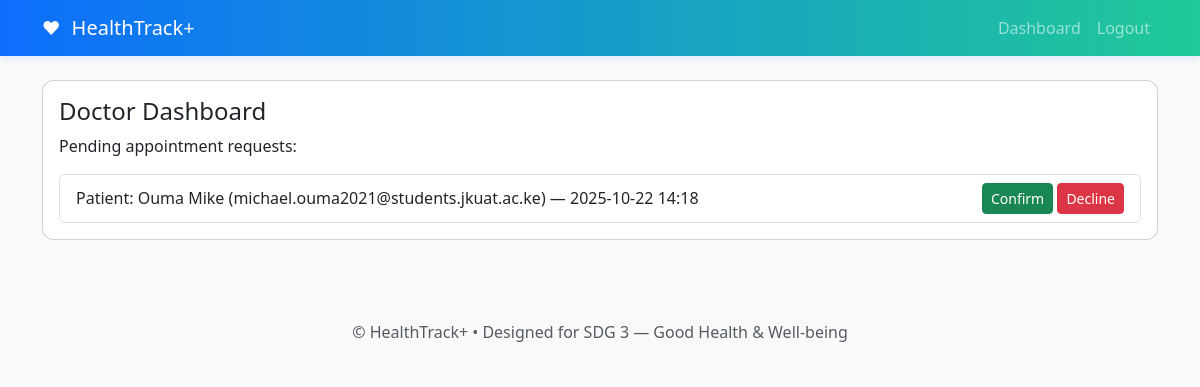
The page /dashboard (signed in) on the database as committed earlier.
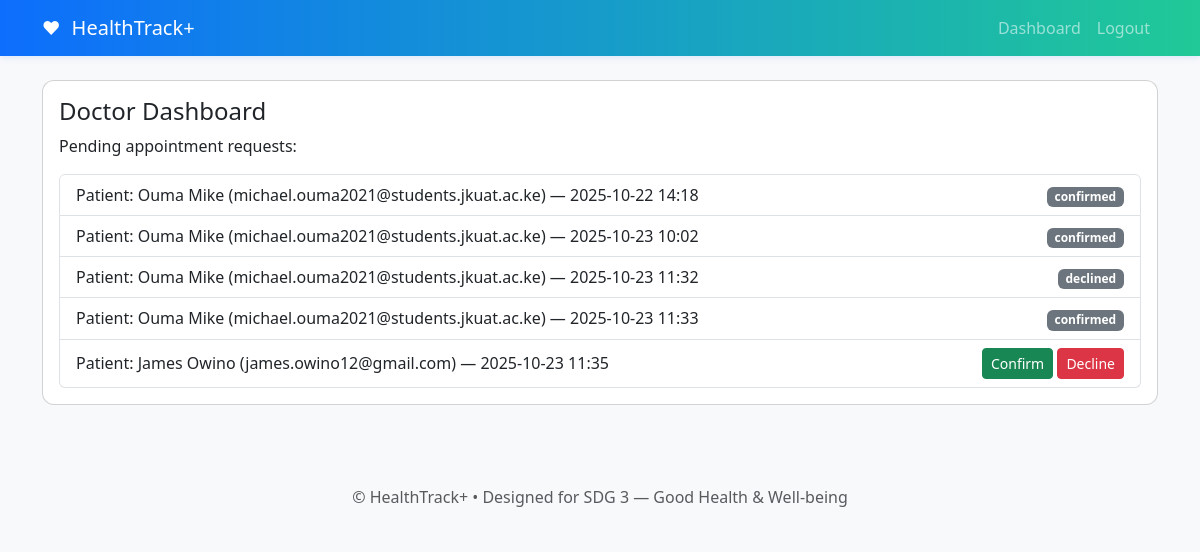
The same page on the database as committed later.
### models.py (models this page shows)
class Appointment(db.Model):
    __tablename__ = "appointments"
    id = db.Column(db.Integer, primary_key=True)
    patient_id = db.Column(db.Integer, db.ForeignKey("users.id"))
    doctor_id = db.Column(db.Integer, db.ForeignKey("users.id"), nullable=True)
    date = db.Column(db.Date)
    time = db.Column(db.String(20))
    status = db.Column(db.String(20), default="pending")  # pending, confirmed, completed
    created_at = db.Column(db.DateTime, default=datetime.utcnow)
    patient = db.relationship("User", foreign_keys=[patient_id])
    doctor = db.relationship("User", foreign_keys=[doctor_id])

class User(UserMixin, db.Model):
    __tablename__ = "users"
    id = db.Column(db.Integer, primary_key=True)
    name = db.Column(db.String(150))
    email = db.Column(db.String(150), unique=True, nullable=False)
    password = db.Column(db.String(200), nullable=False)  # hashed
    role = db.Column(db.String(20), default="patient")    # 'patient' or 'doctor' or 'admin'
    created_at = db.Column(db.DateTime, default=datetime.utcnow)

### app.py (the view, shortened to what this page needs)
@app.route('/dashboard')
@login_required
def dashboard():
    user_id = current_user.id
    if current_user.role == "doctor":
        appointments = Appointment.query.filter_by(doctor_id=user_id).all()
        return render_template("dashboard_doctor.html", appointments=appointments)

### app.py (called while the page is built)
@login_manager.user_loader
def load_user(user_id):
    return User.query.get(int(user_id))

### templates/dashboard_doctor.html
{% extends "base.html" %}
{% block content %}
  <div class="card">
    <div class="card-body">
      <h4>Doctor Dashboard</h4>
      <p>Pending appointment requests:</p>
      {% if appointments %}
        <ul class="list-group">
          {% for a in appointments %}
            <li class="list-group-item d-flex justify-content-between align-items-center">
              Patient: {{ a.patient.name }} ({{ a.patient.email }}) — {{ a.date }} {{ a.time }}
              <div>
                {% if a.status == 'pending' %}
                  <a href="{{ url_for('confirm', appt_id=a.id) }}" class="btn btn-sm btn-success">Confirm</a>
                  <a href="{{ url_for('decline', appt_id=a.id) }}" class="btn btn-sm btn-danger">Decline</a>
                {% else %}
                  <span class="badge bg-secondary">{{ a.status }}</span>
                {% endif %}
              </div>
            </li>
          {% endfor %}
        </ul>
      {% else %}
        <p class="text-muted">No appointments yet.</p>
      {% endif %}
    </div>
  </div>
{% endblock %}

### templates/base.html (shortened to what this page needs)
<!doctype html>
<html lang="en">
<head>
  <link href="https://cdn.jsdelivr.net/npm/bootstrap@5.3.0/dist/css/bootstrap.min.css" rel="stylesheet">
  <link rel="stylesheet" href="{{ url_for('static', filename='css/style.css') }}">
</head>
<body class="bg-light">
  <nav class="navbar navbar-expand-lg navbar-dark header-health">
    <div class="container">
      <a class="navbar-brand" href="{{ url_for('index') }}">
        <span class="brand-icon">❤</span> HealthTrack+
      </a>
      <div class="collapse navbar-collapse">
        <ul class="navbar-nav ms-auto">
          {% if current_user.is_authenticated %}
            <li class="nav-item"><a class="nav-link" href="{{ url_for('dashboard') }}">Dashboard</a></li>
            <li class="nav-item"><a class="nav-link" href="{{ url_for('logout') }}">Logout</a></li>
          {% else %}
            <li class="nav-item"><a class="nav-link" href="{{ url_for('login') }}">Login</a></li>
            <li class="nav-item"><a class="nav-link" href="{{ url_for('register') }}">Register</a></li>
          {% endif %}
        </ul>
      </div>
    </div>
  </nav>
  <main class="container py-4">
    {% block content %}{% endblock %}
  </main>
  <footer class="text-center py-3 text-muted">
    © HealthTrack+ • Designed for SDG 3 — Good Health & Well-being
  </footer>
</body>
</html>

### static/css/style.css (style rules this page uses)
.header-health { background: linear-gradient(90deg, #0d6efd 0%, #20c997 100%); box-shadow: 0 2px 6px rgba(13,110,253,0.12); }
.brand-icon { margin-right:6px; font-size:18px; }
body { font-family: "Segoe UI", Roboto, -apple-system, "Helvetica Neue", Arial; }
.card { border-radius: 12px; }
footer { background: #f8f9fa; margin-top: 40px; }

Rows that differ between the two databases and show on the page:
changed Appointment (number 1 of 5 on the later page): status (not shown) → "confirmed"; no longer shows "Confirm Decline"
added Appointment: patient.name "Ouma Mike", patient.email "michael.ouma2021@students.jkuat.ac.ke", date "2025-10-23", time "10:02", status "confirmed"
added Appointment: patient.name "Ouma Mike", patient.email "michael.ouma2021@students.jkuat.ac.ke", date "2025-10-23", time "11:32", status "declined"
added Appointment: patient.name "Ouma Mike", patient.email "michael.ouma2021@students.jkuat.ac.ke", date "2025-10-23", time "11:33", status "confirmed"
added Appointment: patient.name "James Owino", patient.email "james.owino12@gmail.com", date "2025-10-23", time "11:35"
